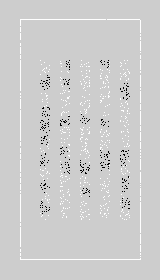
#> input picture mapas/c1/otimizados/teste_sala_maker.pgm, 160 x 280 px
$ python main_scanner.py ../../mapas/c1/otimizados/teste_sala_maker.pgm
#> lines starting #> are read from the running program, lines starting #| are printed output that depends on the picture; after the words box and inside, x2 and y2 are one past the last pixel; in counts of white or black regions, pixels touching at a corner belong together
#!/usr/bin/env python3
"""
Script de processamento de mapas BMP do Aurora Remote para formato PGM/YAML.
Converte mapas brutos do Aurora em mapas metrificados e corrigidos para uso na aplicação.
"""

import cv2
import numpy as np
from PIL import Image
from pathlib import Path
import argparse
import sys

# ------------------------------------------
# CONFIGURAÇÕES DO AMBIENTE
# ------------------------------------------
TARGET_WIDTH_METERS = 12.0   # eixo maior
TARGET_HEIGHT_METERS = 6.0   # eixo menor

# ------------------------------------------
# FUNÇÕES DE PROCESSAMENTO
# ------------------------------------------

def process_aurora_map(input_bmp: str, output_dir: str, map_name: str = "mapa_final"):
    """
    Processa mapa BMP do Aurora Remote e gera arquivos PGM, YAML e PNG.

    Args:
        input_bmp: Caminho para o arquivo BMP original
        output_dir: Diretório de saída (será criada subpasta com nome do mapa)
        map_name: Nome base para os arquivos gerados
    """
#> called with output_dir = 'src/c1_scanner/C1_mapas_processados', map_name = 'teste_sala_maker'
    input_path = Path(input_bmp)
    if not input_path.exists():
        print(f"❌ Erro: Arquivo não encontrado: {input_bmp}")
        return False

    # Cria diretório de saída
    output_path = Path(output_dir)
    map_subdir = output_path / map_name
    map_subdir.mkdir(parents=True, exist_ok=True)

    print(f"📂 Processando: {input_bmp}")
    print(f"📁 Saída: {map_subdir}")
    print()

    # ------------------------------------------
    # 1 — CARREGAR BMP ORIGINAL
    # ------------------------------------------
    print("1️⃣ Carregando BMP original...")
    img = cv2.imread(str(input_path), cv2.IMREAD_GRAYSCALE)
#> img is the input picture: shape (280, 160); min 0, max 255, mean 204.6
    if img is None:
        print(f"❌ Erro: Não foi possível carregar a imagem: {input_bmp}")
        return False
    print(f"   ✅ Imagem carregada: {img.shape[1]}x{img.shape[0]} pixels")
#|    ✅ Imagem carregada: 160x280 pixels

    # ------------------------------------------
    # 2 — CORREÇÃO DE ROTAÇÃO
    # ------------------------------------------
    print("2️⃣ Aplicando rotação (90° horário)...")
    img = cv2.rotate(img, cv2.ROTATE_90_CLOCKWISE)
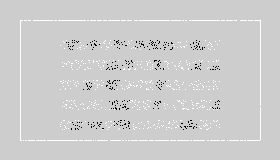
#> img: shape (160, 280); min 0, max 255, mean 204.6
    print(f"   ✅ Rotacionado: {img.shape[1]}x{img.shape[0]} pixels")
#|    ✅ Rotacionado: 280x160 pixels

    # ------------------------------------------
    # 3 — CORREÇÃO DE ESPELHAMENTO
    # ------------------------------------------
    print("3️⃣ Aplicando espelhamento horizontal...")
    img = cv2.flip(img, 1)
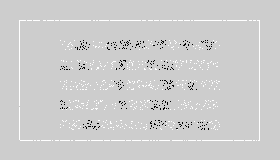
#> img: shape (160, 280); min 0, max 255, mean 204.6
    print(f"   ✅ Espelhado")

    # ------------------------------------------
    # 4 — REMOVER BORDAS E ÁREAS CINZA
    # ------------------------------------------
    print("4️⃣ Removendo bordas e áreas cinza...")
    _, bin_map = cv2.threshold(img, 240, 255, cv2.THRESH_BINARY)
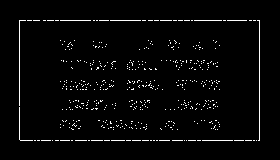
#> bin_map: shape (160, 280); 2.7% white in thin lines or dots, all inside (x1, y1, x2, y2) = (19, 20, 260, 141)
    print(f"   ✅ Binarização aplicada")

    # ------------------------------------------
    # 5 — DETECTAR CONTORNO PRINCIPAL
    # ------------------------------------------
    print("5️⃣ Detectando contorno principal e recortando...")
    contours, _ = cv2.findContours(bin_map, cv2.RETR_EXTERNAL, cv2.CHAIN_APPROX_SIMPLE)
#> contours = 448 contours, all with area under 20
    if not contours:
        print("❌ Erro: Nenhum contorno encontrado na imagem")
        return False

    cnt = max(contours, key=cv2.contourArea)
#> cnt = [[95, 108], [96, 109], [97, 108]]
    x, y, w, h = cv2.boundingRect(cnt)
#> x = 95; y = 108; w = 3; h = 2
    cropped = bin_map[y:y+h, x:x+w]
#> cropped = [[255, 255, 255], [0, 255, 0]]
    print(f"   ✅ Recortado: {w}x{h} pixels (posição: {x}, {y})")
#|    ✅ Recortado: 3x2 pixels (posição: 95, 108)

    # ------------------------------------------
    # 6 — REESCALAR PARA METRIFICAÇÃO
    # ------------------------------------------
    print("6️⃣ Calculando metrificação...")
    if w > h:
        px_per_meter = w / TARGET_WIDTH_METERS
#> px_per_meter = 0.25
    else:
        px_per_meter = h / TARGET_HEIGHT_METERS

    RESOLUTION = 1.0 / px_per_meter  # metros por pixel
#> RESOLUTION = 4
    print(f"   ✅ Resolução: {RESOLUTION:.4f} m/pixel")
#|    ✅ Resolução: 4.0000 m/pixel
    print(f"   ✅ Dimensões: {w * RESOLUTION:.2f}m x {h * RESOLUTION:.2f}m")
#|    ✅ Dimensões: 12.00m x 8.00m

    # ------------------------------------------
    # 7 — CONVERTER PARA PGM
    # ------------------------------------------
    print("7️⃣ Convertendo para PGM...")
    pgm_map = (255 - cropped).astype(np.uint8)
#> pgm_map = [[0, 0, 0], [255, 0, 255]]
    pgm_path = map_subdir / f"{map_name}.pgm"
    Image.fromarray(pgm_map).save(str(pgm_path))
    print(f"   ✅ PGM salvo: {pgm_path}")

    # ------------------------------------------
    # 8 — GERAR YAML
    # ------------------------------------------
    print("8️⃣ Gerando arquivo YAML...")
    yaml_content = f"""image: {map_name}.pgm
resolution: {RESOLUTION:.6f}
origin: [0.0, 0.0, 0.0]
occupied_thresh: 0.65
free_thresh: 0.196
negate: 0
"""
    yaml_path = map_subdir / f"{map_name}.yaml"
    with open(yaml_path, "w") as f:
        f.write(yaml_content)
    print(f"   ✅ YAML salvo: {yaml_path}")

    # ------------------------------------------
    # 9 — GERAR PNG PARA VISUALIZAÇÃO
    # ------------------------------------------
    print("9️⃣ Gerando PNG para visualização...")
    png_path = map_subdir / f"{map_name}_refinado.png"
    Image.fromarray(cropped).save(str(png_path))
    print(f"   ✅ PNG salvo: {png_path}")

    # ------------------------------------------
    # RESUMO
    # ------------------------------------------
    print()
    print("=" * 60)
    print("✅ PROCESSAMENTO CONCLUÍDO!")
    print("=" * 60)
    print(f"📁 Diretório: {map_subdir}")
    print(f"📄 Arquivos gerados:")
    print(f"   - {map_name}.pgm")
    print(f"   - {map_name}.yaml")
    print(f"   - {map_name}_refinado.png")
    print()

    return True


def main():
    """Função principal do script."""
    parser = argparse.ArgumentParser(
        description="Processa mapas BMP do Aurora Remote para formato PGM/YAML",
        formatter_class=argparse.RawDescriptionHelpFormatter,
        epilog="""
Exemplos de uso:

  # Processar mapa básico
  python src/c1_scanner/main_scanner.py mapa_original.bmp

  # Especificar diretório de saída e nome do mapa
  python src/c1_scanner/main_scanner.py mapa_original.bmp \\
    --output C1_mapas_processados \\
    --name c1_sala_maker

  # Processar com configurações customizadas
  python src/c1_scanner/main_scanner.py mapa.bmp \\
    --output mapas/processados \\
    --name meu_mapa
        """
    )

    parser.add_argument(
        "input_bmp",
        type=str,
        help="Caminho para o arquivo BMP original do Aurora Remote"
    )
    parser.add_argument(
        "--output", "-o",
        type=str,
        default="src/c1_scanner/C1_mapas_processados",
        help="Diretório de saída (padrão: src/c1_scanner/C1_mapas_processados)"
    )
    parser.add_argument(
        "--name", "-n",
        type=str,
        default=None,
        help="Nome base para os arquivos gerados (padrão: nome do arquivo BMP sem extensão)"
    )

    args = parser.parse_args()

    # Determina nome do mapa se não fornecido
    if args.name is None:
        args.name = Path(args.input_bmp).stem

    # Processa o mapa
    success = process_aurora_map(
        input_bmp=args.input_bmp,
        output_dir=args.output,
        map_name=args.name
    )

    sys.exit(0 if success else 1)
#> (the program exits here)
